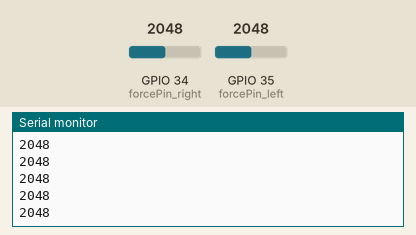
Recording of a sketch running on a simulated ESP32. Shown: the last lines printed to the serial monitor. The test bench sets the inputs (shaded band); at power-on: GPIO 34 (forcePin_right) = 2048, GPIO 35 (forcePin_left) = 2048. WiFi joins after 1.5 s; servers stay silent unless stated; storage starts empty.

Above: at 3.2 s.
3.3 s: GPIO 34 (forcePin_right) set to 2866
At 4.1 s:
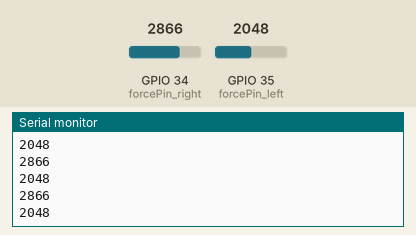
4.8 s: GPIO 35 (forcePin_left) set to 1228
At 5.5 s:
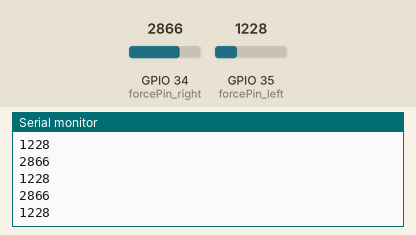
6.3 s: GPIO 34 (forcePin_right) set to 3603
At 7.4 s:
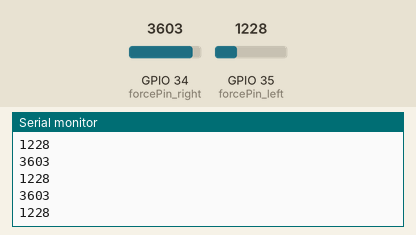
7.8 s: GPIO 35 (forcePin_left) set to 491
At 8.4 s:
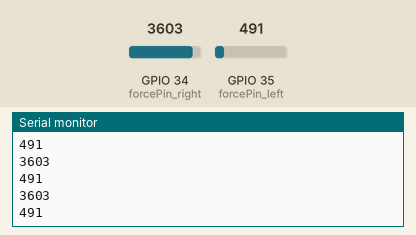
Timing chart, 0 to 10.3 s (numbered marks = the images above; inputs shaded):
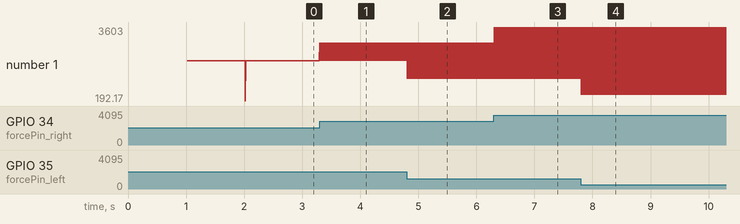

Measured:
- after the input at 3.3 s, the serial monitor: prints a new line at once (image 1)
- after the input at 4.8 s, the serial monitor: prints a new line at once (image 2)
- after the input at 6.3 s, the serial monitor: prints a new line at once (image 3)
- after the input at 7.8 s, the serial monitor: prints a new line at once (image 4)
- plotted number 1: 2048 → 1228 after the input at 4.8 s, 1228 → 491 after the input at 7.8 s

The sketch:

foot_pressure_measurement.ino
```cpp
#include <WiFi.h>
#include <ESPAsyncWebServer.h>
#include <SPIFFS.h>
#include <Wire.h>


// Replace with your network credentials
 char* ssid = "Curiousity";
const char* password = "Physics121";

// Create AsyncWebServer object on port 80
AsyncWebServer server(80);
int forcePin_right = 34;
int forceReading_right;
int forcePin_left = 35;
int forceReading_left;

String readRightPressureData() {
  forceReading_right = analogRead(forcePin_right);
  if (isnan(forceReading_right)) {
    Serial.println("Failed to read from Pressure sensor!");
    return "";
  }
  else {
    Serial.println(forceReading_right);
    return String(forceReading_right);
  }
}

String readLeftPressureData() {
  forceReading_left = analogRead(forcePin_left);
  if (isnan(forceReading_left)) {
    Serial.println("Failed to read from Pressure sensor!");
    return "";
  }
  else {
    Serial.println(forceReading_left);
    return String(forceReading_left);
  }
}

void setup(){
  // Serial port for debugging purposes
  Serial.begin(115200);

  // Initialize SPIFFS
  if(!SPIFFS.begin()){
    Serial.println("An Error has occurred while mounting SPIFFS");
    return;
  }

  // Connect to Wi-Fi
  WiFi.begin(ssid, password);
  while (WiFi.status() != WL_CONNECTED) {
    delay(1000);
    Serial.println("Connecting to WiFi..");
    Serial.println(readRightPressureData());
    Serial.println(readLeftPressureData());
  }

  // Print ESP32 Local IP Address
  Serial.println(WiFi.localIP());

  // Route for root / web page
  server.on("/", HTTP_GET, [](AsyncWebServerRequest *request){
    request->send(SPIFFS, "/index.html");
  });
  server.on("/rightPressure", HTTP_GET, [](AsyncWebServerRequest *request){
    request->send_P(200, "text/plain", readRightPressureData().c_str());
  });
  server.on("/leftPressure", HTTP_GET, [](AsyncWebServerRequest *request){
    request->send_P(200, "text/plain", readLeftPressureData().c_str());
  });

  // Start server
  server.begin();
}

void loop(){
      File tempLog = SPIFFS.open("/data.csv", "a"); // Write the time and the temperature to the csv file
      tempLog.print(readRightPressureData());
      tempLog.print(',');
      tempLog.println(readLeftPressureData());
      tempLog.close();
      }
```
